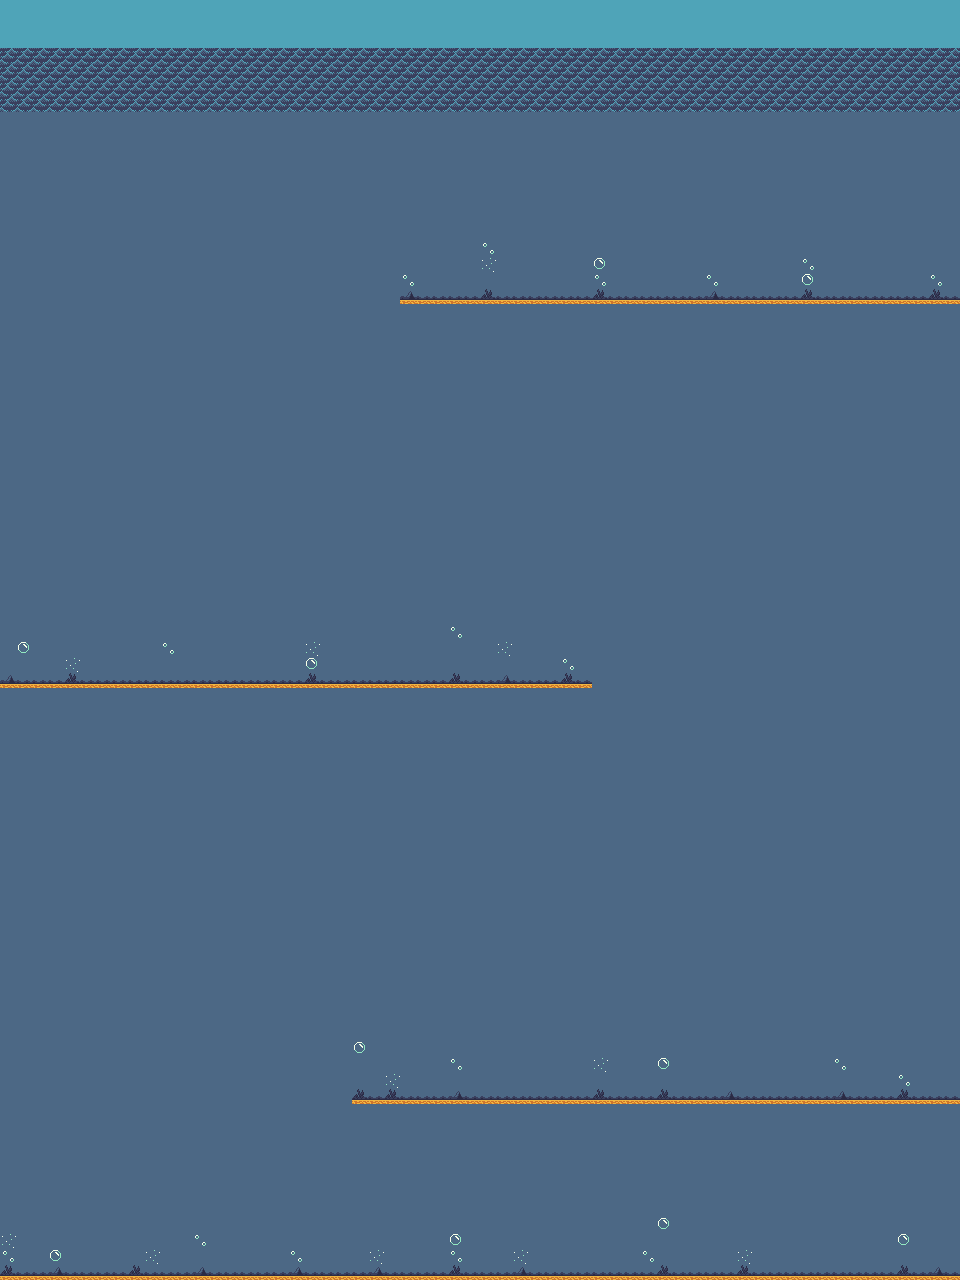

Rendered tile map (Tiled .tmx) drawn with the repository's tilesets; below, a short description and the map source with its tile grids summarised:
An orthogonal 60x80 tile map with 16x16 px tiles, 1 tile layer (Tile Layer 1) and 7 objects.

<map version="1.10" tiledversion="1.10.0" orientation="orthogonal" renderorder="right-down" width="60" height="80" tilewidth="16" tileheight="16" infinite="0" nextlayerid="5" nextobjectid="10">
 <editorsettings>
  <export target="../../../../Downloads/level1.lua" format="lua" />
 </editorsettings>
 <tileset firstgid="1" name="underwater" tilewidth="16" tileheight="16" tilecount="168" columns="12">
  <image source="../sprites/Water.png" width="192" height="224" />
 </tileset>
 <layer id="1" name="Tile Layer 1" width="60" height="80">
  <data>[4800 cells, 4800 non-empty, 9 distinct tile ids]</data>
 </layer>
 <objectgroup id="4" name="Walls">
  <object id="1" x="399.667" y="296.667" width="561" height="8" />
  <object id="4" x="1.5" y="680" width="591" height="8" />
  <object id="5" x="351.167" y="1096.67" width="611" height="8" />
  <object id="6" x="0.5" y="1272.67" width="959" height="7.33333" />
  <object id="7" x="958.5" y="77.3333" width="1.75" height="1200.67" />
  <object id="8" x="0" y="75.5" width="1.66667" height="1203" />
  <object id="9" x="0.166667" y="71.6667" width="960.667" height="3.33333" />
 </objectgroup>
</map>
